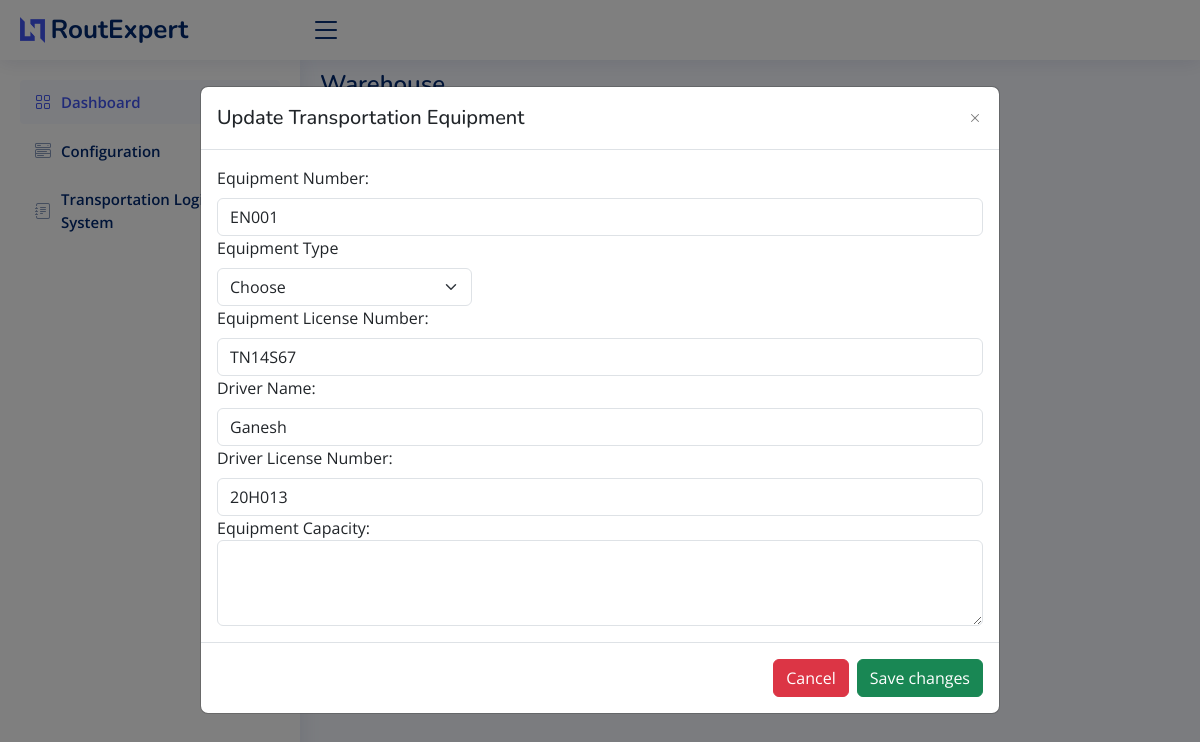
Page /update_equipment/1 on the earlier database version.
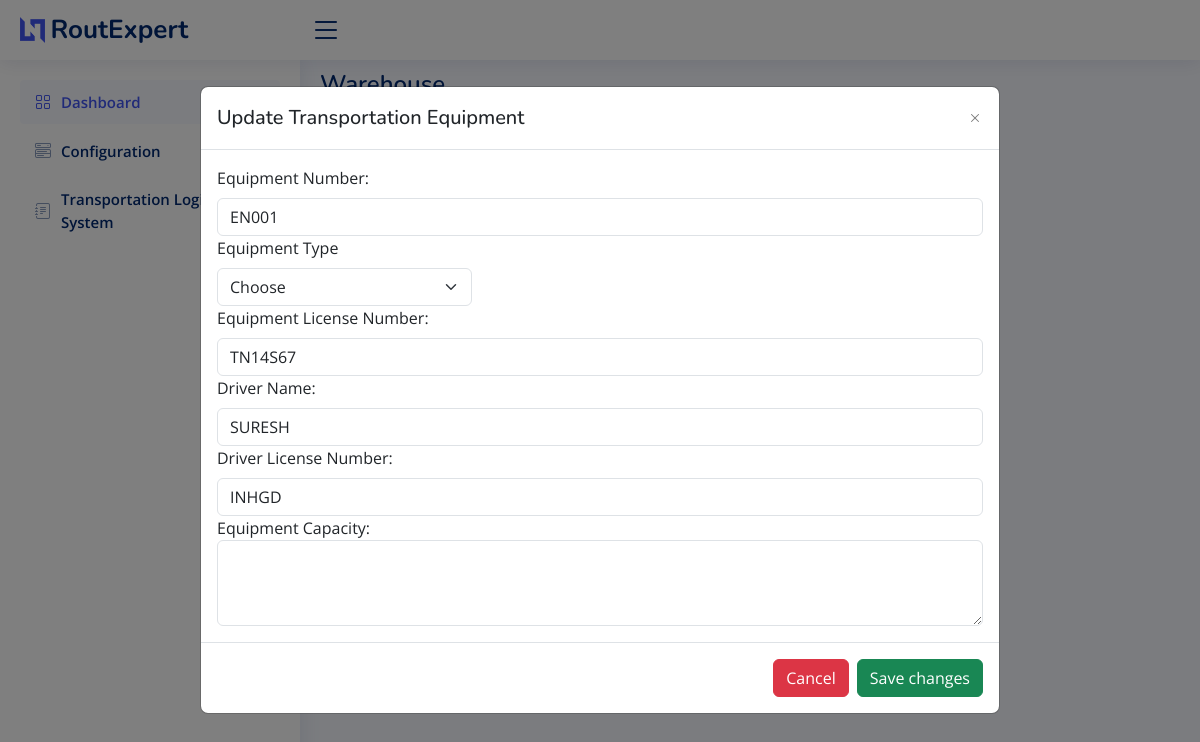
Same page on the later database version.
### sql_app/model.py (models this page shows)
class TransportationEquipment(Base):
    __tablename__ = "TransportationEquipment"
    id = Column(Integer, primary_key=True, index=True)
    equipment_number = Column(String)
    equipment_type = Column(String)
    equipment_license_number = Column(String)
    driver_name = Column(String)
    driver_license_number = Column(String)
    equipment_description = Column(String)

### main.py (the view)
@app.get("/update_equipment/{id}", response_class=HTMLResponse)
async def update_transport_equipment(request: Request, id: str):
    global id_global
    id_global = id
    equipment_list = []
    equipment = db.query(TransportationEquipment).filter(TransportationEquipment.id == id_global).first()
    equipment_data = {
        "id": equipment.id,
        "equipment_number": equipment.equipment_number,
        "equipment_type": equipment.equipment_type,
        "equipment_license_number": equipment.equipment_license_number,
        "driver_name": equipment.driver_name,
        "driver_license_number": equipment.driver_license_number,
        "equipment_description": equipment.equipment_description,
    }
    equipment_list.append(equipment_data)
    return templates.TemplateResponse("update_transport.html", {"request": request, "equipment": equipment_list})

### templates/update_transport.html (shortened to what the changed rows need)
<!DOCTYPE html>
<html lang="en">
  <head>
    <link
      href="../static/assets/vendor/bootstrap/css/bootstrap.min.css"
      rel="stylesheet"
    />
    <link
      href="../static/assets/vendor/bootstrap-icons/bootstrap-icons.css"
      rel="stylesheet"
    />
    <link
      href="../static/assets/vendor/boxicons/css/boxicons.min.css"
      rel="stylesheet"
    />
    <link
      href="../static/assets/vendor/quill/quill.snow.css"
      rel="stylesheet"
    />
    <link
      href="../static/assets/vendor/quill/quill.bubble.css"
      rel="stylesheet"
    />
    <link
      href="../static/assets/vendor/remixicon/remixicon.css"
      rel="stylesheet"
    />
    <link
      href="../static/assets/vendor/simple-datatables/style.css"
      rel="stylesheet"
    />
    <link href="../static/assets/css/style.css" rel="stylesheet" />
  </head>
  <body>
    <main id="main" class="main">
      <div class="pagetitle">
        <h1>Warehouse</h1>
      </div>
      <section class="section dashboard">
        <div class="row">
          <div class="col-lg-12">
            <div class="card">
              <div class="modal" id="verticalycentered" tabindex="-1">
                <div class="modal-dialog modal-dialog-centered modal-lg">
                  <div class="modal-content">
                    <div class="modal-body">
                      {% for e in equipment %}
                      <form id="updateTransportForm">
                        <label for="equipmentNumber" class="form-label"
                          >Equipment Number:</label
                        >
                        <input
                          type="text"
                          class="form-control"
                          id="equipmentNumber"
                          name="equipment_number"
                          value="{{ e.equipment_number}}"
                          required
                        />
                        <div class="col-md-4">
                          <label for="equipmentType" class="form-label"
                            >Equipment Type</label
                          >
                          <select
                            id="equipmentType"
                            class="form-select"
                            name="equipment_type"
                            value="{{ e.equipment_type}}"
                            required
                          >
                            <option selected>Choose</option>
                          </select>
                        </div>
                        <label for="equipmentlicensenumber" class="form-label"
                          >Equipment License Number:</label
                        >
                        <input
                          type="text"
                          class="form-control"
                          id="equipmentlicensenumber"
                          name ="equipment_license_number"
                          value="{{ e.equipment_license_number}}"
                          required
                        />
                        <label for="driverName" class="form-label"
                          >Driver Name:</label
                        >
                        <input
                          type="text"
                          class="form-control"
                          id="driverName"
                          name="driver_name"
                          value="{{ e.driver_name}}"
                          required
                        />
                        <label for="driverlicensenumber" class="form-label"
                          >Driver License Number:</label
                        >
                        <input
                          type="text"
                          class="form-control"
                          id="driverlicensenumber"
                          name="driver_license_number"
                          value="{{ e.driver_license_number}}"
                          required
                        />
                        <div class="form-group">
                          <label for="equipmentdescription"
                            >Equipment Capacity:</label
                          >
                          <textarea
                            class="form-control"
                            id="equipmentdescription"
                            name="equipment_description"
                            value="{{ e.equipment_description}}"
                            rows="3"
                          ></textarea>
                        </div>
                      </form>
                      {% endfor %}
                    </div>
                  </div>
                </div>
              </div>
            </div>
          </div>
        </div>
      </section>
    </main>
  </body>
</html>

Differences in the rows shown:
changed TransportationEquipment "EN001": driver_name "Ganesh" → "SURESH"; driver_license_number "20H013" → "INHGD"
